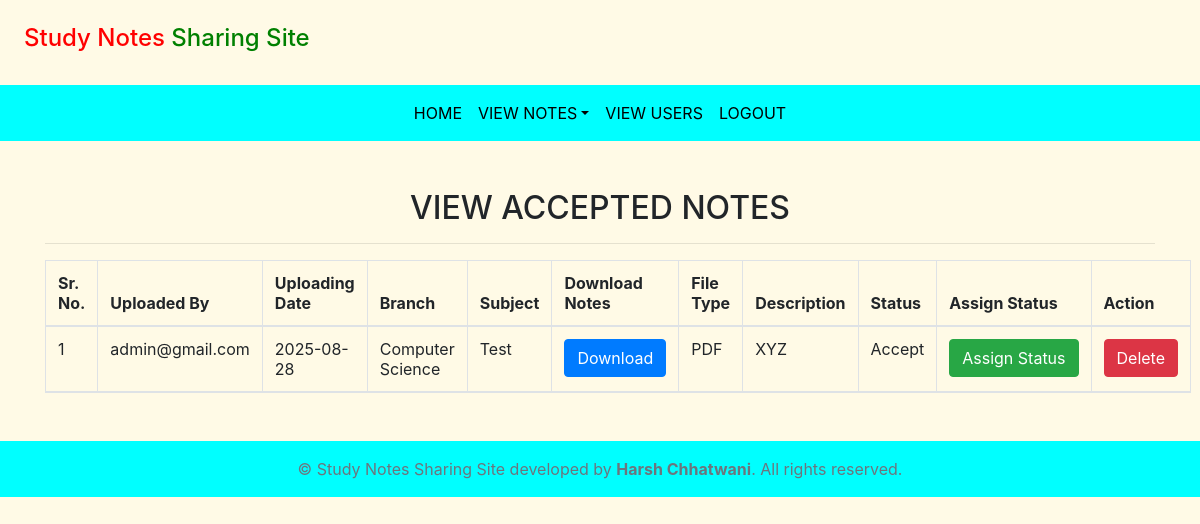
The page /accepted_notes/ (signed in) on the database its author committed.
### notes/models.py (models this page shows, shortened)
class Notes(models.Model):
    user = models.ForeignKey(User, on_delete=models.CASCADE)
    uploadingdate = models.CharField(max_length=30)
    branch = models.CharField(max_length=30)
    subject = models.CharField(max_length=30)
    notesfile = models.FileField(null=True)
    filetype = models.CharField(max_length=30)
    description = models.CharField(max_length=200, null=True)
    status = models.CharField(max_length=15)

### notes/views.py (the view)
# urls.py: path('accepted_notes/',accepted_notes,name='accepted_notes'),
def accepted_notes(request):
    if not request.user.is_authenticated:
        return redirect('/login_admin')
    notes = Notes.objects.filter(status='Accept')
    d = {'notes': notes}
    return render(request, 'accepted_notes.html', d)

### notes/templates/accepted_notes.html
{% extends 'admin_nav.html' %}
{% load static %}
{% block body %}
<div class="container mt-5">
    <h2 class="text-center">VIEW ACCEPTED NOTES</h2>
    <hr>
    <table class="table table-bordered" id="example">
        <thead>
        <tr>
            <th>Sr. No.</th>
            <th>Uploaded By</th>
            <th>Uploading Date</th>
            <th>Branch</th>
            <th>Subject</th>
            <th>Download Notes</th>
            <th>File Type</th>
            <th>Description</th>
            <th>Status</th>
            <th>Assign Status</th>
            <th>Action</th>
        </tr>
        <tr>
            {% for i in notes %}
            <tr>
                <td>{{forloop.counter}}</td>
                <td>{{i.user.username}}</td>
                <td>{{i.uploadingdate}}</td>
                <td>{{i.branch}}</td>
                <td>{{i.subject}}</td>
                <td><a href="{{i.notesfile.url}}" class="btn btn-primary" download>Download</a></td>
                <td>{{i.filetype}}</td>
                <td>{{i.description}}</td>
                <td>{{i.status}}</td>
                <td><a href="{% url 'assign_status' i.id %}" class="btn btn-success">Assign&nbsp;Status</a></td>
                <td><a href="{% url 'delete_notes' i.id %}" class="btn btn-danger" onclick="return confirm('Are you sure?')">Delete</a></td>
            </tr>
            {% endfor %}
        </tr>
        </thead>
    </table>
</div>
{% endblock %}

### notes/static/css/mystyle.css (style rules this page uses)
body { background-color:#fffae6; }

### rows shown on the page
Notes: user.username "admin@gmail.com", uploadingdate "2025-08-28", branch "Computer Science", subject "Test", filetype "PDF", description "XYZ", status "Accept"
